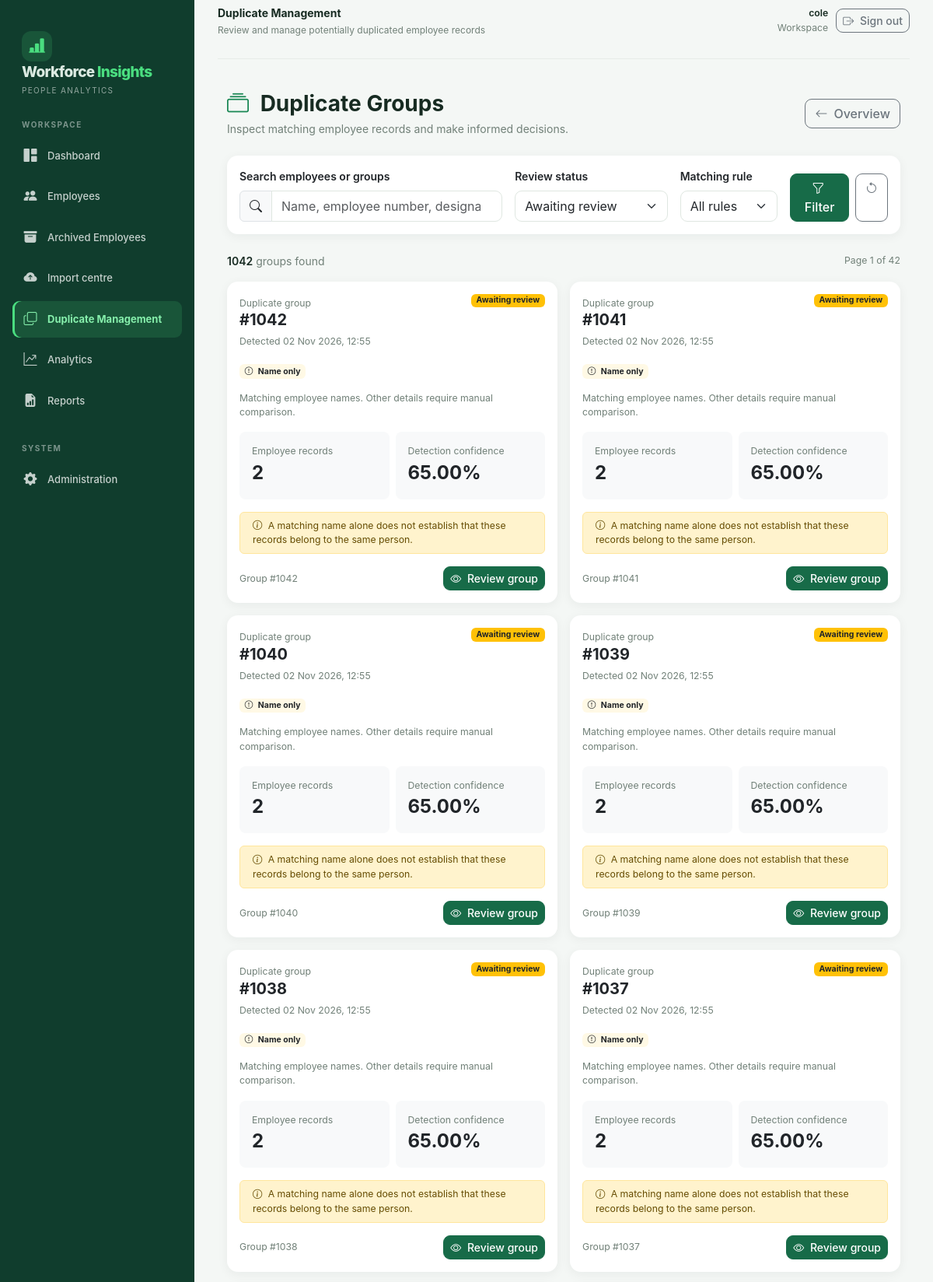
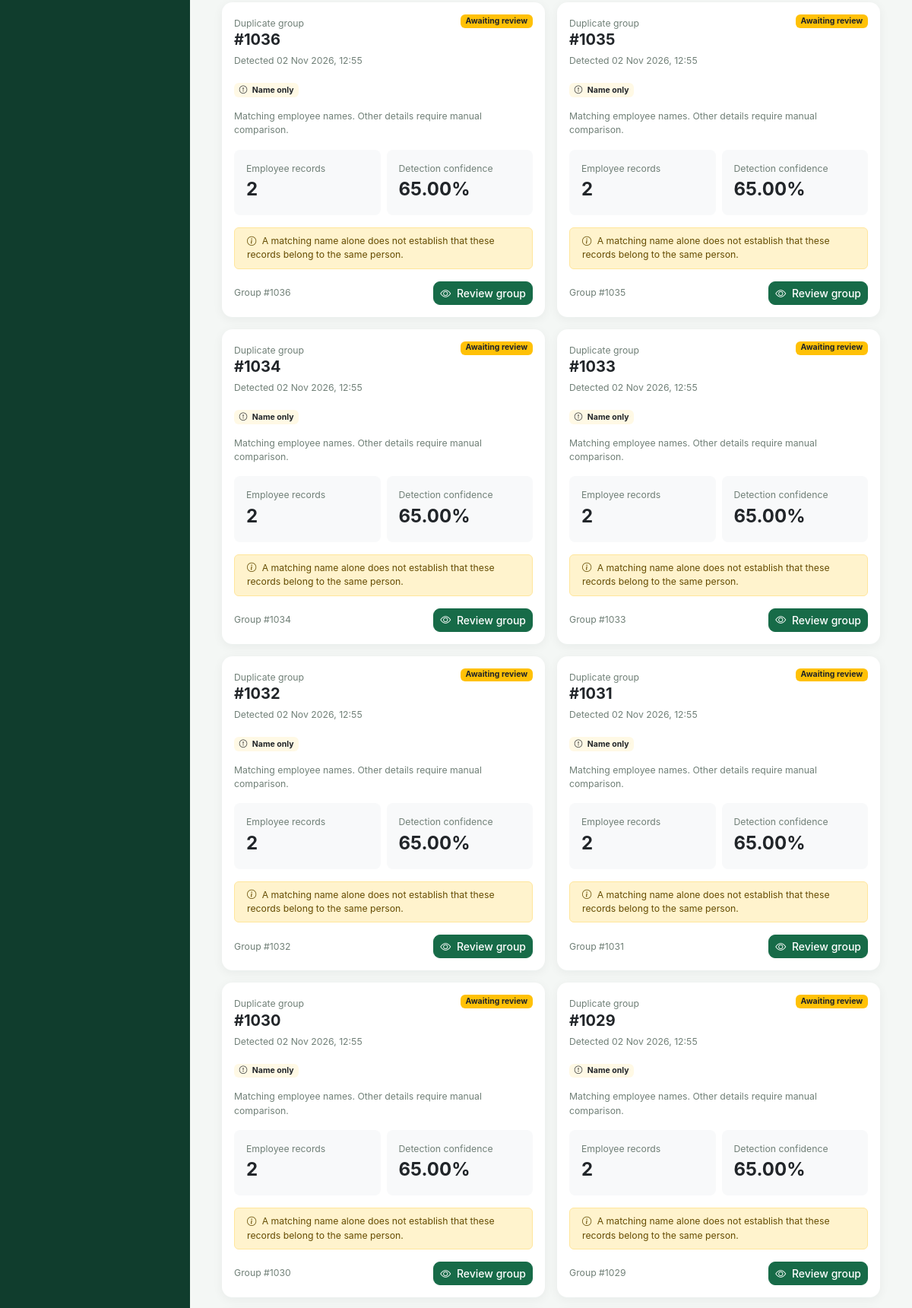
The app's page /duplicates/groups/ (signed in, upper part) with its own data (2 pictures, top to bottom).
### apps/duplicates/models.py (models this page shows, shortened)
class DuplicateGroup(models.Model):
    STATUS_CHOICES = [
        ("open", "Awaiting review"),
        ("resolved", "Resolved"),
        ("dismissed", "Not duplicates"),
    ]
    MATCH_TYPE_CHOICES = [
        ("employee_number", "Matching employee number"),
        ("national_id", "Matching national ID"),
        ("name_details", "Matching name, designation and station"),
        ("similar_name", "Similar employee names"),
        ("manual", "Manually identified"),
    ]
    fingerprint = models.CharField(
        max_length=64,
        unique=True,
        help_text="Stable identifier for this duplicate group.",
    )
    match_type = models.CharField(
        max_length=30,
        choices=MATCH_TYPE_CHOICES,
    )
    confidence = models.DecimalField(
        max_digits=5,
        decimal_places=2,
        default=0,
        help_text="Match confidence percentage from 0 to 100.",
    )
    status = models.CharField(
        max_length=20,
        choices=STATUS_CHOICES,
        default="open",
        db_index=True,
    )
    description = models.TextField(blank=True)
    detection_evidence = models.JSONField(
        default=dict,
        blank=True,
        help_text="Information explaining why these records were matched.",
    )
    created_at = models.DateTimeField(auto_now_add=True)
    updated_at = models.DateTimeField(auto_now=True)
    reviewed_at = models.DateTimeField(null=True, blank=True)
    class Meta:
        ordering = ["-created_at"]
        indexes = [
            models.Index(fields=["status", "created_at"]),
            models.Index(fields=["match_type"]),
        ]

### apps/duplicates/views.py (the view, shortened to what this page needs)
@login_required
def duplicate_group_list(request):
    groups = (
        DuplicateGroup.objects
        .annotate(candidate_count=Count("candidates"))
        .order_by("-created_at")
    )
    status = request.GET.get("status", "open")
    match_type = request.GET.get("match_type", "")
    search = request.GET.get("q", "").strip()
    valid_statuses = {"open", "resolved", "dismissed"}
    if status in valid_statuses:
        groups = groups.filter(status=status)
    elif status != "all":
        status = "open"
        groups = groups.filter(status="open")
    if match_type:
        groups = groups.filter(match_type=match_type)
    paginator = Paginator(groups, 25)
    page_obj = paginator.get_page(request.GET.get("page"))
    context = {
        "page_obj": page_obj,
        "groups": page_obj.object_list,
        "selected_status": status,
        "selected_match_type": match_type,
        "search_query": search,
        "match_types": DuplicateGroup.MATCH_TYPE_CHOICES,
    }
    return render(
        request,
        "duplicates/group_list.html",
        context,
    )

### apps/duplicates/templates/duplicates/group_list.html (shortened to what this page needs)
{% extends "base.html" %}
{% block header_title %}Duplicate Management{% endblock %}
{% block header_subtitle %}Review and manage potentially duplicated employee records{% endblock %}
{% block content %}
<div class="container-fluid py-3">
    <div class="d-flex flex-wrap justify-content-between align-items-center gap-3 mb-4">
        <div>
            <h3 class="fw-bold mb-1">
                <i class="bi bi-collection text-success me-2"></i>
                Duplicate Groups
            </h3>
            <p class="text-muted mb-0">
                Inspect matching employee records and make informed decisions.
            </p>
        </div>
        <a href="{% url 'duplicates:dashboard' %}" class="btn btn-outline-secondary">
            <i class="bi bi-arrow-left me-2"></i>Overview
        </a>
    </div>
    <div class="card border-0 shadow-sm mb-4">
        <div class="card-body">
            <form method="get">
                <div class="row g-3 align-items-end">
                    <div class="col-12 col-md-5">
                        <label class="form-label fw-semibold">Search employees or groups</label>
                        <div class="input-group">
                            <span class="input-group-text bg-light">
                                <i class="bi bi-search"></i>
                            </span>
                            <input type="search"
                                   name="q"
                                   class="form-control"
                                   placeholder="Name, employee number, designation..."
                                   value="{{ search_query }}">
                        </div>
                    </div>
                    <div class="col-6 col-md-3">
                        <label class="form-label fw-semibold">Review status</label>
                        <select name="status" class="form-select">
                            <option value="open" {% if selected_status == "open" %}selected{% endif %}>Awaiting review</option>
                        </select>
                    </div>
                    <div class="col-6 col-md-2">
                        <label class="form-label fw-semibold">Matching rule</label>
                        <select name="match_type" class="form-select">
                            <option value="">All rules</option>
                        </select>
                    </div>
                    <div class="col-12 col-md-2 d-flex gap-2">
                        <button type="submit" class="btn btn-success flex-grow-1">
                            <i class="bi bi-funnel me-1"></i>Filter
                        </button>
                        <a href="{% url 'duplicates:group_list' %}"
                           class="btn btn-outline-secondary"
                           title="Clear filters">
                            <i class="bi bi-arrow-counterclockwise"></i>
                        </a>
                    </div>
                </div>
            </form>
        </div>
    </div>
    <div class="d-flex flex-wrap justify-content-between align-items-center gap-2 mb-3">
        <div>
            <span class="fw-semibold">{{ page_obj.paginator.count }}</span>
            <span class="text-muted">groups found</span>
        </div>
        <div class="text-muted small">
            Page {{ page_obj.number }} of {{ page_obj.paginator.num_pages }}
        </div>
    </div>
    <div class="row g-3">
        {% for group in groups %}
        <div class="col-12 col-xl-6">
            <div class="card border-0 shadow-sm h-100">
                <div class="card-body">
                    <div class="d-flex justify-content-between align-items-start gap-2 mb-3">
                        <div>
                            <span class="text-muted small">Duplicate group</span>
                            <h5 class="fw-bold mb-1">#{{ group.pk }}</h5>
                            <span class="text-muted small">
                                Detected {{ group.created_at|date:"d M Y, H:i" }}
                            </span>
                        </div>
                        {% if group.status == "open" %}
                            <span class="badge bg-warning text-dark">Awaiting review</span>
                        {% elif group.status == "resolved" %}
                            <span class="badge bg-success">Resolved</span>
                        {% else %}
                            <span class="badge bg-secondary">Not duplicates</span>
                        {% endif %}
                    </div>
                    <div class="mb-3">
                        {% if group.match_type == "name_details" %}
                            <span class="badge bg-success bg-opacity-10 text-success">
                                <i class="bi bi-shield-check me-1"></i>
                                Name + Designation + Station
                            </span>
                        {% elif group.match_type == "similar_name" %}
                            <span class="badge bg-warning bg-opacity-10 text-dark">
                                <i class="bi bi-exclamation-circle me-1"></i>
                                Name only
                            </span>
                        {% else %}
                            <span class="badge bg-primary bg-opacity-10 text-primary">
                                {{ group.get_match_type_display }}
                            </span>
                        {% endif %}
                    </div>
                    <p class="text-muted small mb-3">
                        {{ group.description }}
                    </p>
                    <div class="row g-2 mb-3">
                        <div class="col-6">
                            <div class="bg-light rounded-3 p-3 h-100">
                                <div class="text-muted small">Employee records</div>
                                <div class="fs-4 fw-bold">{{ group.candidate_count }}</div>
                            </div>
                        </div>
                        <div class="col-6">
                            <div class="bg-light rounded-3 p-3 h-100">
                                <div class="text-muted small">Detection confidence</div>
                                <div class="fs-4 fw-bold">{{ group.confidence }}%</div>
                            </div>
                        </div>
                    </div>
                    {% if group.match_type == "similar_name" %}
                        <div class="alert alert-warning py-2 small mb-3">
                            <i class="bi bi-info-circle me-1"></i>
                            A matching name alone does not establish that these records belong to the same person.
                        </div>
                    {% elif group.match_type == "name_details" %}
                        <div class="alert alert-success py-2 small mb-3">
                            <i class="bi bi-shield-check me-1"></i>
                            Three employee attributes match. Manual verification is still required.
                        </div>
                    {% endif %}
                    <div class="d-flex justify-content-between align-items-center gap-2">
                        <span class="text-muted small">
                            Group #{{ group.pk }}
                        </span>
                        <a href="{% url 'duplicates:group_detail' group.pk %}"
                           class="btn btn-success btn-sm">
                            <i class="bi bi-eye me-1"></i>
                            {% if group.status == "open" %}Review group{% else %}View decision{% endif %}
                        </a>
                    </div>
                </div>
            </div>
        </div>
        {% endfor %}
    </div>
</div>
{% endblock %}

### templates/base.html (shortened to what this page needs)
{% load static %}
<!doctype html>
<html lang="en">
<head>
    <link href="https://cdn.jsdelivr.net/npm/bootstrap@5.3.3/dist/css/bootstrap.min.css"
          rel="stylesheet">
    <link rel="stylesheet"
          href="https://cdn.jsdelivr.net/npm/bootstrap-icons@1.11.3/font/bootstrap-icons.min.css">
    <link rel="stylesheet" href="{% static 'css/app.css' %}">
</head>
<body>
<div class="app-shell">
    <aside class="sidebar" id="appSidebar">
        <a href="{% url 'dashboard' %}" class="sidebar-brand">
            <div class="brand-icon">
                <i class="bi bi-bar-chart-line-fill"></i>
            </div>
            <div>
                <div class="brand-name">
                    Workforce <span>Insights</span>
                </div>
                <span class="brand-caption">People analytics</span>
            </div>
        </a>
        <div class="nav-section">WORKSPACE</div>
        <nav class="sidebar-nav">
            <a href="{% url 'dashboard' %}"
               class="sidebar-link {% if request.path == '/' %}active{% endif %}">
                <i class="bi bi-grid-1x2-fill"></i>
                <span>Dashboard</span>
            </a>
            <a href="{% url 'employee_list' %}"
               class="sidebar-link ">
                <i class="bi bi-people-fill"></i>
                <span>Employees</span>
            </a>
            <a href="{% url 'archived_employee_list' %}"
               class="sidebar-link {% if request.resolver_match.url_name == 'archived_employee_list' %}active{% endif %}">
                <i class="bi bi-archive-fill"></i>
                <span>Archived Employees</span>
            </a>
            <a href="{% url 'imports:upload' %}"
               class="sidebar-link {% if request.resolver_match.app_name == 'imports' %}active{% endif %}">
                <i class="bi bi-cloud-arrow-up-fill"></i>
                <span>Import centre</span>
            </a>
            <a href="{% url 'duplicates:dashboard' %}"
               class="sidebar-link {% if request.resolver_match.app_name == 'duplicates' %}active{% endif %}">
                <i class="bi bi-copy"></i>
                <span>Duplicate Management</span>
            </a>
            <a href="/analytics/"
               class="sidebar-link {% if request.path|slice:':11' == '/analytics/' %}active{% endif %}">
                <i class="bi bi-graph-up-arrow"></i>
                <span>Analytics</span>
            </a>
            <a href="/reports/"
               class="sidebar-link {% if request.path|slice:':9' == '/reports/' %}active{% endif %}">
                <i class="bi bi-file-earmark-bar-graph-fill"></i>
                <span>Reports</span>
            </a>
        </nav>
        <div class="nav-section mt-3">SYSTEM</div>
        <nav class="sidebar-nav">
            <a href="/admin/" class="sidebar-link">
                <i class="bi bi-gear-fill"></i>
                <span>Administration</span>
            </a>
        </nav>
    </aside>
    <main class="main-content">
        <header class="topbar">
            <div class="d-flex align-items-center gap-3">
                <div>
                    <div class="topbar-title">
                        {% block header_title %}Workforce Analytics{% endblock %}
                    </div>
                    <div class="topbar-subtitle">
                        {% block header_subtitle %}{% endblock %}
                    </div>
                </div>
            </div>
            <div class="topbar-actions">
                <div class="d-none d-md-block text-end">
                    <div class="small fw-semibold">
                        {{ request.user.get_full_name|default:request.user.username }}
                    </div>
                    <div class="small text-muted">
                        Workspace
                    </div>
                </div>
                <form method="post" action="{% url 'logout' %}">
                    <button type="submit"
                            class="btn btn-outline-secondary btn-sm">
                        <i class="bi bi-box-arrow-right me-1"></i>
                        <span class="d-none d-sm-inline">Sign out</span>
                    </button>
                </form>
            </div>
        </header>
        {% block content %}{% endblock %}
    </main>
</div>
</body>
</html>

### static/css/app.css (style rules this page uses)
:root { --green:#176b45;--green-dark:#104d34;--ink:#17251e;--muted:#718078;--line:#e7eee9;--bg:#f5f8f6 }
* { box-sizing:border-box }
body { margin:0;background:var(--bg);color:var(--ink);font-family:Inter,system-ui,-apple-system,Segoe UI,sans-serif }
.app-shell { display:flex;min-height:100vh }
.sidebar { width:245px;background:#123d2c;color:#fff;padding:26px 18px;flex-shrink:0 }
.sidebar>a:not(.brand) { display:block;padding:11px 12px;margin:4px 0;border-radius:9px;color:#dcebe2;text-decoration:none;font-size:14px }
.main-content { flex:1;min-width:0;padding:28px 34px }
.topbar { display:flex;justify-content:space-between;align-items:center;padding-bottom:22px;border-bottom:1px solid var(--line);margin-bottom:28px }
.btn-success { background:var(--green);border-color:var(--green) }

### records on screen
DuplicateGroup: pk "1042", created_at "02 Nov 2026, 12:55", status "Awaiting review", match_type "similar_name" (drawn), description "Matching employee names. Other details require manual comparison.", candidate_count "2", confidence "65.00", shows "A matching name alone does not establish that these records belong to the same person."
DuplicateGroup: pk "1041", created_at "02 Nov 2026, 12:55", status "Awaiting review", match_type "similar_name" (drawn), description "Matching employee names. Other details require manual comparison.", candidate_count "2", confidence "65.00", shows "A matching name alone does not establish that these records belong to the same person."
DuplicateGroup: pk "1040", created_at "02 Nov 2026, 12:55", status "Awaiting review", match_type "similar_name" (drawn), description "Matching employee names. Other details require manual comparison.", candidate_count "2", confidence "65.00", shows "A matching name alone does not establish that these records belong to the same person."
DuplicateGroup: pk "1039", created_at "02 Nov 2026, 12:55", status "Awaiting review", match_type "similar_name" (drawn), description "Matching employee names. Other details require manual comparison.", candidate_count "2", confidence "65.00", shows "A matching name alone does not establish that these records belong to the same person."
DuplicateGroup: pk "1038", created_at "02 Nov 2026, 12:55", status "Awaiting review", match_type "similar_name" (drawn), description "Matching employee names. Other details require manual comparison.", candidate_count "2", confidence "65.00", shows "A matching name alone does not establish that these records belong to the same person."
DuplicateGroup: pk "1037", created_at "02 Nov 2026, 12:55", status "Awaiting review", match_type "similar_name" (drawn), description "Matching employee names. Other details require manual comparison.", candidate_count "2", confidence "65.00", shows "A matching name alone does not establish that these records belong to the same person."
DuplicateGroup: pk "1036", created_at "02 Nov 2026, 12:55", status "Awaiting review", match_type "similar_name" (drawn), description "Matching employee names. Other details require manual comparison.", candidate_count "2", confidence "65.00", shows "A matching name alone does not establish that these records belong to the same person."
DuplicateGroup: pk "1035", created_at "02 Nov 2026, 12:55", status "Awaiting review", match_type "similar_name" (drawn), description "Matching employee names. Other details require manual comparison.", candidate_count "2", confidence "65.00", shows "A matching name alone does not establish that these records belong to the same person."
DuplicateGroup: pk "1034", created_at "02 Nov 2026, 12:55", status "Awaiting review", match_type "similar_name" (drawn), description "Matching employee names. Other details require manual comparison.", candidate_count "2", confidence "65.00", shows "A matching name alone does not establish that these records belong to the same person."
DuplicateGroup: pk "1033", created_at "02 Nov 2026, 12:55", status "Awaiting review", match_type "similar_name" (drawn), description "Matching employee names. Other details require manual comparison.", candidate_count "2", confidence "65.00", shows "A matching name alone does not establish that these records belong to the same person."
DuplicateGroup: pk "1032", created_at "02 Nov 2026, 12:55", status "Awaiting review", match_type "similar_name" (drawn), description "Matching employee names. Other details require manual comparison.", candidate_count "2", confidence "65.00", shows "A matching name alone does not establish that these records belong to the same person."
DuplicateGroup: pk "1031", created_at "02 Nov 2026, 12:55", status "Awaiting review", match_type "similar_name" (drawn), description "Matching employee names. Other details require manual comparison.", candidate_count "2", confidence "65.00", shows "A matching name alone does not establish that these records belong to the same person."
DuplicateGroup: pk "1030", created_at "02 Nov 2026, 12:55", status "Awaiting review", match_type "similar_name" (drawn), description "Matching employee names. Other details require manual comparison.", candidate_count "2", confidence "65.00", shows "A matching name alone does not establish that these records belong to the same person."
DuplicateGroup: pk "1029", created_at "02 Nov 2026, 12:55", status "Awaiting review", match_type "similar_name" (drawn), description "Matching employee names. Other details require manual comparison.", candidate_count "2", confidence "65.00", shows "A matching name alone does not establish that these records belong to the same person."

### other values on screen
{{ request.user.get_full_name|default:request.user.username }} "cole"
{{ page_obj.paginator.count }} "1042"
{{ page_obj.number }} "1"
{{ page_obj.paginator.num_pages }} "42"
